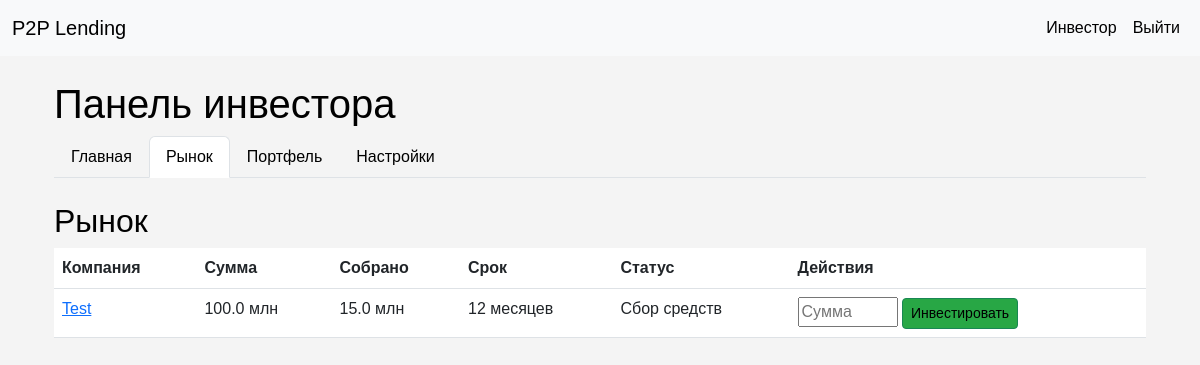
The app's page /investor/market (signed in), older data.
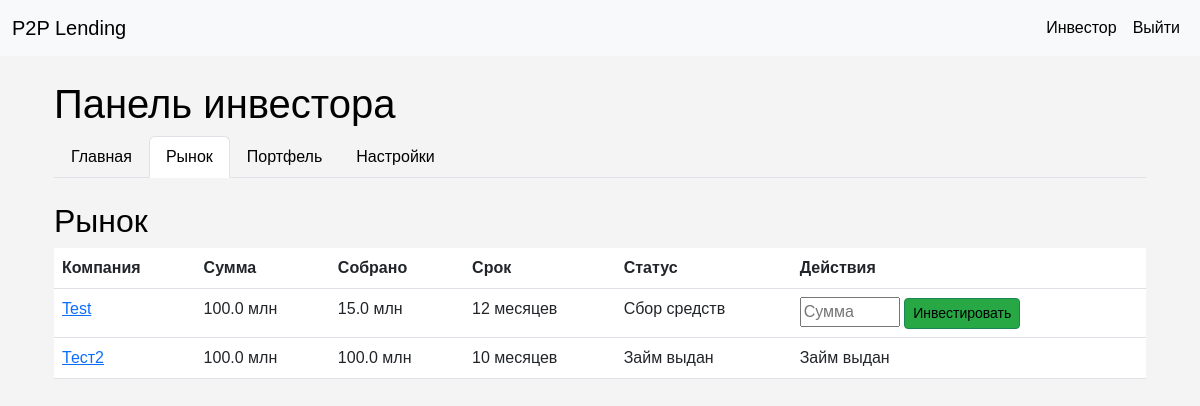
The same page, newer data.
### tables this page shows
CREATE TABLE loans (
                 id INTEGER PRIMARY KEY AUTOINCREMENT,
                 user_id INTEGER,
                 amount REAL NOT NULL,
                 term INTEGER NOT NULL,
                 company_name TEXT NOT NULL,
                 description TEXT NOT NULL,
                 file_path TEXT,
                 status TEXT DEFAULT 'pending', issue_date TEXT, maturity_date TEXT, collateral TEXT,
                 FOREIGN KEY (user_id) REFERENCES users(id)
                 );

### app.py (the view)
@app.route('/investor/market')
@login_required
def investor_market():
    if current_user.user_type != 'investor':
        flash('Доступ только для инвесторов.', 'error')
        return redirect(url_for('index'))
    loans = get_all_loans()
    return render_template('investor.html', active_tab='market', loans=loans)

### app.py (called while the page is built)
@login_manager.user_loader
def load_user(user_id):
    conn = sqlite3.connect('p2p_lending.db')
    c = conn.cursor()
    c.execute('SELECT id, email, user_type FROM users WHERE id = ?', (user_id,))
    user = c.fetchone()
    conn.close()
    if user:
        return User(user[0], user[1], user[2])
    return None

### database.py (called while the page is built)
def get_all_loans():
    conn = sqlite3.connect('p2p_lending.db', timeout=30.0)
    c = conn.cursor()
    c.execute('SELECT id, user_id, amount, term, company_name, description, file_path, status FROM loans WHERE status IN ("accepted", "issued")')
    loans = c.fetchall()
    conn.close()
    result = []
    for loan in loans:
        invested = get_invested_amount(loan[0])
        result.append({
            'id': loan[0], 'user_id': loan[1], 'amount': loan[2], 'term': loan[3],
            'company_name': loan[4], 'description': loan[5], 'file_path': loan[6],
            'status': loan[7], 'invested_amount': invested
        })
    print("Loans fetched:", result)
    return result

### templates/investor.html (shortened to what this page needs)
{% extends "base.html" %}
{% block content %}
<div class="container mt-4">
    <h1>Панель инвестора</h1>
    <ul class="nav nav-tabs mb-4">
        <li class="nav-item">
            <a class="nav-link {% if active_tab == 'home' %}active{% endif %}" href="{{ url_for('investor_home') }}">Главная</a>
        </li>
        <li class="nav-item">
            <a class="nav-link {% if active_tab == 'market' %}active{% endif %}" href="{{ url_for('investor_market') }}">Рынок</a>
        </li>
        <li class="nav-item">
            <a class="nav-link {% if active_tab == 'portfolio' %}active{% endif %}" href="{{ url_for('investor_portfolio') }}">Портфель</a>
        </li>
        <li class="nav-item">
            <a class="nav-link {% if active_tab == 'settings' %}active{% endif %}" href="{{ url_for('investor_settings') }}">Настройки</a>
        </li>
    </ul>
    {% if active_tab == 'home' %}
        <h2>Обзор</h2>
        <p><strong>Общая сумма инвестиций:</strong> {{ summary.total_invested }} млн</p>
        <p><strong>Количество займов:</strong> {{ summary.loan_count }}</p>
        <p><strong>Баланс счёта:</strong> {{ balance }} млн</p>
        <a href="{{ url_for('deposit') }}" class="btn btn-success">Пополнить счёт</a>
        <a href="{{ url_for('withdraw') }}" class="btn btn-danger">Вывести средства</a>
        <h3 class="mt-4">История транзакций</h3>
        <table class="table">
            <thead>
                <tr>
                    <th>Сумма</th>
                    <th>Тип</th>
                    <th>Метод</th>
                    <th>Дата</th>
                </tr>
            </thead>
            <tbody>
                {% for transaction in transactions %}
                <tr>
                    <td>{{ transaction.amount }} млн</td>
                    <td>
                        {% if transaction.type == 'deposit' %}
                            Пополнение
                        {% elif transaction.type == 'withdrawal' %}
                            Вывод
                        {% elif transaction.type == 'investment' %}
                            Инвестиция
                        {% endif %}
                    </td>
                    <td>{{ transaction.method }}</td>
                    <td>{{ transaction.date }}</td>
                </tr>
                {% endfor %}
            </tbody>
        </table>
    {% elif active_tab == 'market' %}
        <h2>Рынок</h2>
        <table class="table">
            <thead>
                <tr>
                    <th>Компания</th>
                    <th>Сумма</th>
                    <th>Собрано</th>
                    <th>Срок</th>
                    <th>Статус</th>
                    <th>Действия</th>
                </tr>
            </thead>
            <tbody>
                {% for loan in loans %}
                <tr>
                    <td><a href="{{ url_for('company', company_id=loan.id) }}">{{ loan.company_name }}</a></td>
                    <td>{{ loan.amount }} млн</td>
                    <td>{{ loan.invested_amount }} млн</td>
                    <td>{{ loan.term }} месяцев</td>
                    <td>
                        {% if loan.status == 'accepted' %}
                            Сбор средств
                        {% elif loan.status == 'issued' %}
                            Займ выдан
                        {% endif %}
                    </td>
                    <td>
                        {% if loan.status != 'issued' %}
                        <form action="{{ url_for('invest', loan_id=loan.id) }}" method="POST" style="display: inline;">
                            <input type="number" name="amount" step="0.01" min="0.01" placeholder="Сумма" required style="width: 100px;">
                            <button type="submit" class="btn btn-success btn-sm">Инвестировать</button>
                        </form>
                        {% else %}
                            Займ выдан
                        {% endif %}
                    </td>
                </tr>
                {% endfor %}
            </tbody>
        </table>
    {% endif %}
</div>
{% endblock %}

Row changes from the older to the newer data that the page shows:
added loans: company_name "Тест2", amount "100.0", invested_amount "100.0", term "10", status "Займ выдан"
